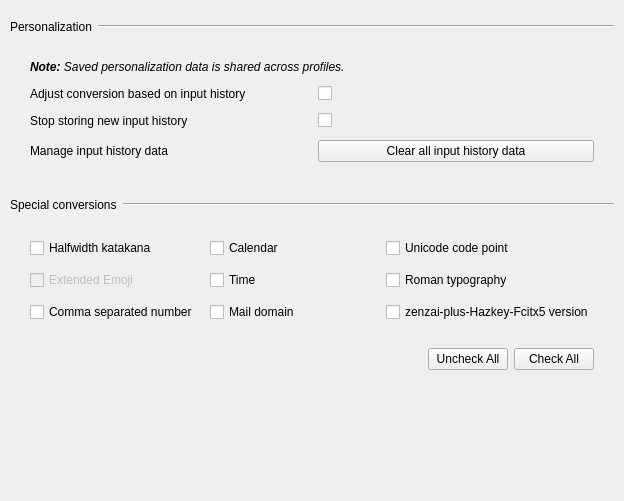
         <widget class="QWidget" name="convertionTabScrollContents">
          <property name="geometry">
           <rect>
            <x>0</x>
            <y>0</y>
            <width>624</width>
            <height>501</height>
           </rect>
          </property>
          <layout class="QVBoxLayout" name="conversionTabScrollContentsLayout">
           <property name="leftMargin">
            <number>10</number>
           </property>
           <property name="topMargin">
            <number>10</number>
           </property>
           <property name="rightMargin">
            <number>10</number>
           </property>
           <property name="bottomMargin">
            <number>10</number>
           </property>
           <item>
            <layout class="QHBoxLayout" name="personalizationHeader">
             <property name="topMargin">
              <number>10</number>
             </property>
             <property name="bottomMargin">
              <number>10</number>
             </property>
             <item>
              <widget class="QLabel" name="personalizationHeaderLabel">
               <property name="text">
                <string>Personalization</string>
               </property>
              </widget>
             </item>
             <item>
              <widget class="Line" name="personalizationHeaderLine">
               <property name="sizePolicy">
                <sizepolicy hsizetype="Expanding" vsizetype="Fixed">
                 <horstretch>0</horstretch>
                 <verstretch>0</verstretch>
                </sizepolicy>
               </property>
               <property name="orientation">
                <enum>Qt::Orientation::Horizontal</enum>
               </property>
              </widget>
             </item>
            </layout>
           </item>
           <item>
            <layout class="QGridLayout" name="personalizationGrid">
             <property name="leftMargin">
              <number>20</number>
             </property>
             <property name="topMargin">
              <number>10</number>
             </property>
             <property name="rightMargin">
              <number>20</number>
             </property>
             <property name="bottomMargin">
              <number>20</number>
             </property>
             <property name="spacing">
              <number>12</number>
             </property>
             <item row="3" column="0">
              <widget class="QLabel" name="manageLearningLabel">
               <property name="text">
                <string>Manage input history data</string>
               </property>
              </widget>
             </item>
             <item row="3" column="1">
              <widget class="QPushButton" name="clearLearningData">
               <property name="text">
                <string>Clear all input history data</string>
               </property>
              </widget>
             </item>
             <item row="0" column="0" colspan="2">
              <widget class="QLabel" name="personalizationNote">
               <property name="font">
                <font>
                 <italic>true</italic>
                </font>
               </property>
               <property name="text">
                <string>&lt;html&gt;&lt;head/&gt;&lt;body&gt;&lt;p&gt;&lt;span style=&quot; font-weight:700;&quot;&gt;Note:&lt;/span&gt; Saved personalization data is shared across profiles.&lt;/p&gt;&lt;/body&gt;&lt;/html&gt;</string>
               </property>
              </widget>
             </item>
             <item row="1" column="0">
              <widget class="QLabel" name="useHistoryLabel">
               <property name="text">
                <string>Adjust conversion based on input history</string>
               </property>
              </widget>
             </item>
             <item row="2" column="0">
              <widget class="QLabel" name="stopStoreNewHistoryLabel">
               <property name="text">
                <string>Stop storing new input history</string>
               </property>
              </widget>
             </item>
             <item row="1" column="1">
              <widget class="QCheckBox" name="useHistory"/>
             </item>
             <item row="2" column="1">
              <widget class="QCheckBox" name="stopStoreNewHistory"/>
             </item>
            </layout>
           </item>
           <item>
            <layout class="QHBoxLayout" name="specialConversionHeader">
             <property name="topMargin">
              <number>10</number>
             </property>
             <property name="bottomMargin">
              <number>10</number>
             </property>
             <item>
              <widget class="QLabel" name="specialConvertionHeaderLabel">
               <property name="text">
                <string>Special conversions</string>
               </property>
              </widget>
             </item>
             <item>
              <widget class="Line" name="specialConvertHeaderLine">
               <property name="sizePolicy">
                <sizepolicy hsizetype="Expanding" vsizetype="Fixed">
                 <horstretch>0</horstretch>
                 <verstretch>0</verstretch>
                </sizepolicy>
               </property>
               <property name="orientation">
                <enum>Qt::Orientation::Horizontal</enum>
               </property>
              </widget>
             </item>
            </layout>
           </item>
           <item>
            <layout class="QGridLayout" name="specialConversionsGrid">
             <property name="leftMargin">
              <number>20</number>
             </property>
             <property name="topMargin">
              <number>10</number>
             </property>
             <property name="rightMargin">
              <number>20</number>
             </property>
             <property name="bottomMargin">
              <number>10</number>
             </property>
             <property name="spacing">
              <number>12</number>
             </property>
             <item row="1" column="2">
              <widget class="QCheckBox" name="romanTypographyConversion">
               <property name="text">
                <string>Roman typography</string>
               </property>
              </widget>
             </item>
             <item row="2" column="1">
              <widget class="QCheckBox" name="mailDomainConversion">
               <property name="text">
                <string>Mail domain</string>
               </property>
              </widget>
             </item>
             <item row="0" column="2">
              <widget class="QCheckBox" name="unicodeCodePointConversion">
               <property name="text">
                <string>Unicode code point</string>
               </property>
              </widget>
             </item>
             <item row="1" column="1">
              <widget class="QCheckBox" name="timeConversion">
               <property name="text">
                <string>Time</string>
               </property>
              </widget>
             </item>
             <item row="2" column="2">
              <widget class="QCheckBox" name="hazkeyVersionConversion">
               <property name="text">
                <string>zenzai-plus-Hazkey-Fcitx5 version</string>
               </property>
              </widget>
             </item>
             <item row="2" column="0">
              <widget class="QCheckBox" name="commaSeparatedNumCoversion">
               <property name="text">
                <string>Comma separated number</string>
               </property>
              </widget>
             </item>
             <item row="0" column="1">
              <widget class="QCheckBox" name="calendarConversion">
               <property name="text">
                <string>Calendar</string>
               </property>
              </widget>
             </item>
             <item row="0" column="0">
              <widget class="QCheckBox" name="halfwidthKatakanaConversion">
               <property name="text">
                <string>Halfwidth katakana</string>
               </property>
              </widget>
             </item>
             <item row="1" column="0">
              <widget class="QCheckBox" name="extendedEmojiConversion">
               <property name="enabled">
                <bool>false</bool>
               </property>
               <property name="text">
                <string>Extended Emoji</string>
               </property>
              </widget>
             </item>
            </layout>
           </item>
           <item>
            <layout class="QHBoxLayout" name="specialConversionsActions">
             <property name="leftMargin">
              <number>20</number>
             </property>
             <property name="topMargin">
              <number>10</number>
             </property>
             <property name="rightMargin">
              <number>20</number>
             </property>
             <property name="bottomMargin">
              <number>20</number>
             </property>
             <item>
              <spacer name="horizontalSpacer">
               <property name="orientation">
                <enum>Qt::Orientation::Horizontal</enum>
               </property>
               <property name="sizeHint" stdset="0">
                <size>
                 <width>40</width>
                 <height>20</height>
                </size>
               </property>
              </spacer>
             </item>
             <item>
              <widget class="QPushButton" name="uncheckAllConversion">
               <property name="text">
                <string>Uncheck All</string>
               </property>
              </widget>
             </item>
             <item>
              <widget class="QPushButton" name="checkAllConversion">
               <property name="text">
                <string>Check All</string>
               </property>
              </widget>
             </item>
            </layout>
           </item>
           <item>
            <spacer name="conversionTabBottomSpacer">
             <property name="orientation">
              <enum>Qt::Orientation::Vertical</enum>
             </property>
             <property name="sizeHint" stdset="0">
              <size>
               <width>20</width>
               <height>26</height>
              </size>
             </property>
            </spacer>
           </item>
          </layout>
         </widget>
